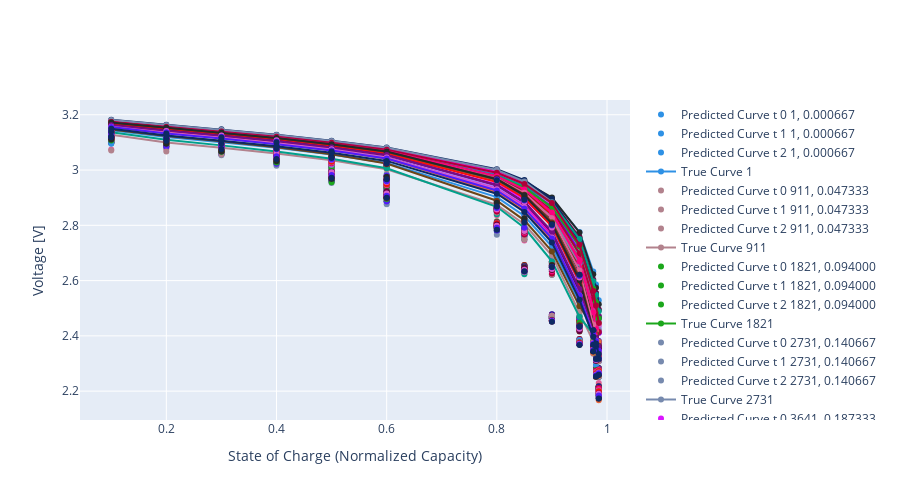

Notebook source saved alongside this figure:
### Code cell
skip = 70

pallete = plotly.colors.qualitative.Dark24*(len(datasets["X_train"])//batch_size)

fig = go.Figure()
for i in range(0, len(datasets["X_train"]), batch_size * skip):
    df_true = pd.DataFrame(datasets["y_train"][i : i + batch_size][:, 0, 0])
    for j in range(nf_steps):
        df_pred = pd.DataFrame(model.predict(datasets["X_train"][i : i + batch_size], verbose=0)[:, j, 0])
        # df_pred_t2 = pd.DataFrame(model.predict(datasets["X_test"][i : i + batch_size], verbose=0)[:, 1, 0])
        # print(datasets["X_train"][i])
        fig.add_trace(
            go.Scatter(
                x=REFERENCE_DISCHARGE_CAPACITIES[window_length:-nf_steps],
                y=df_pred[0].values*(VOLTAGE_MAX - VOLTAGE_MIN) + VOLTAGE_MIN,
                showlegend=True,
                mode="markers",
                name = f"Predicted Curve t %d {i+1}, %f"%(j, datasets["X_train"][i][0, -1]),
                marker_color=pallete[i//skip]
            )
        )
       
    fig.add_trace(
        go.Scatter(
            x=REFERENCE_DISCHARGE_CAPACITIES[window_length:-nf_steps],
            y=df_true[0].values*(VOLTAGE_MAX - VOLTAGE_MIN) + VOLTAGE_MIN,
            showlegend=True,
            mode="lines+markers",
            name = f"True Curve {i+1}",
            line_color=pallete[i//skip]
        )
    )

fig.update_yaxes(title="Voltage [V]")
fig.update_xaxes(title="State of Charge (Normalized Capacity)")
fig.update_layout(height=500)
